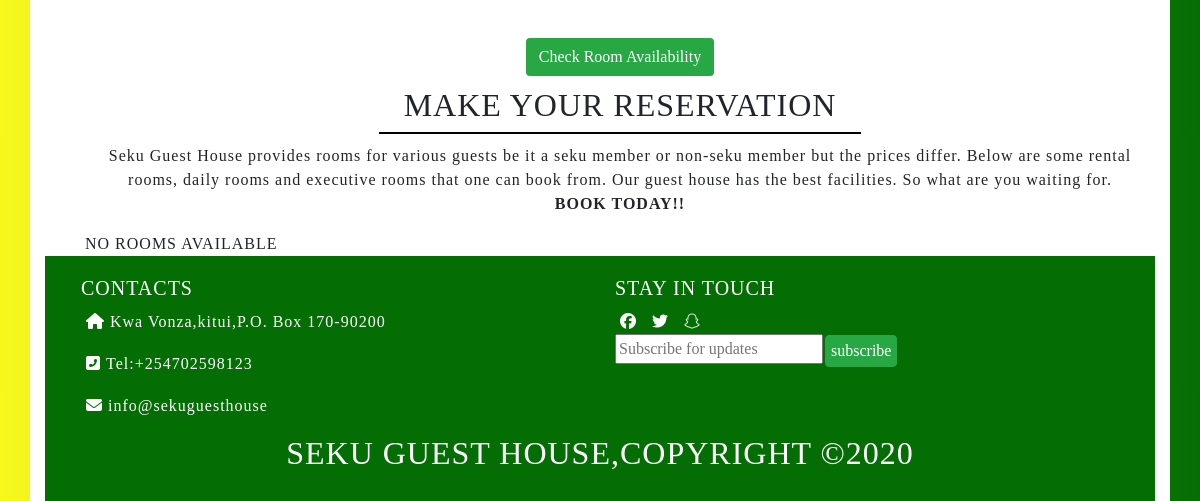
/Rooms.php (lower part), run on an earlier commit of the app's database.
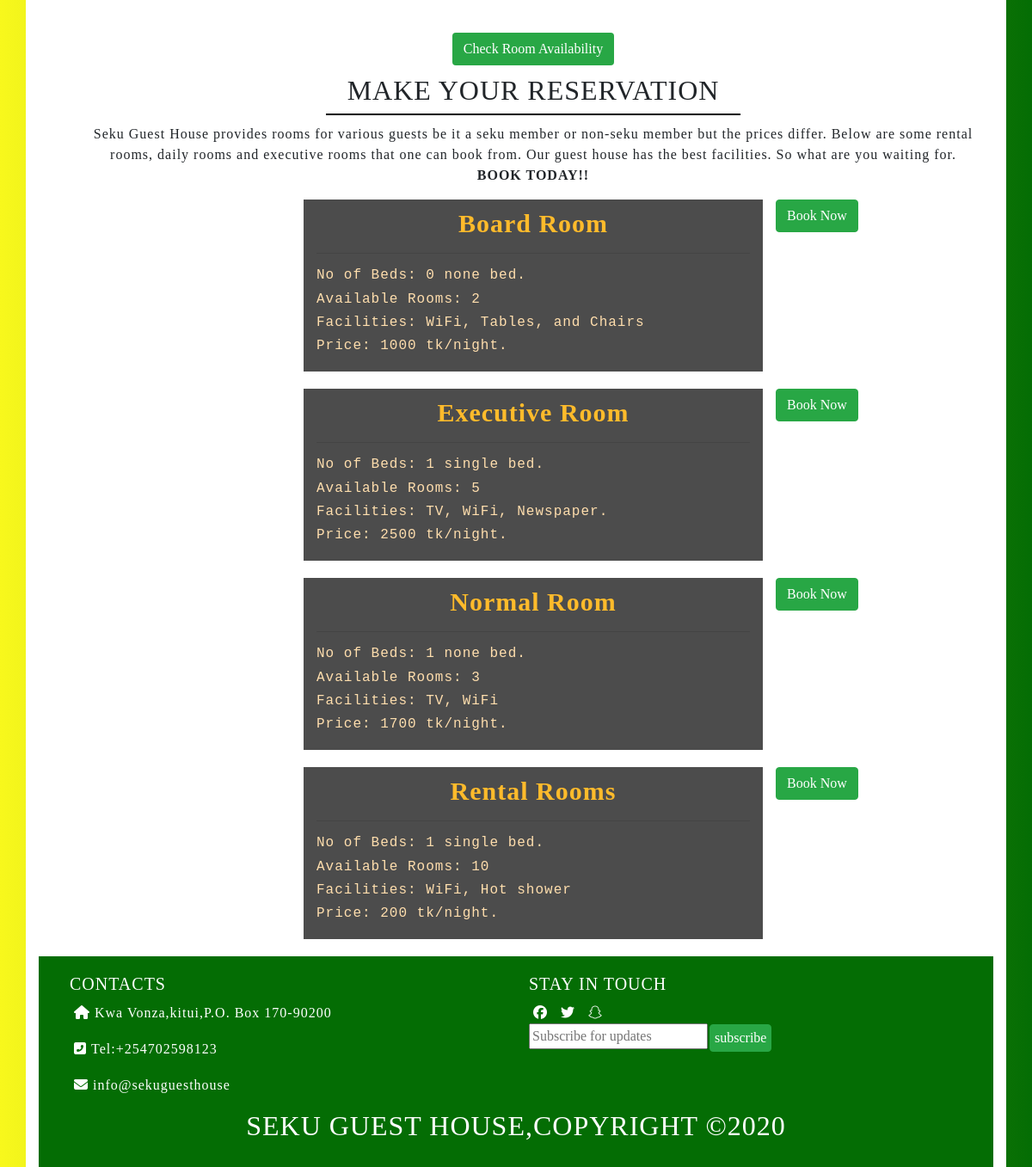
And on a later commit of the database.
### tables this page shows
CREATE TABLE `room_category` (
  `roomname` text NOT NULL,
  `room_qnty` int(11) NOT NULL,
  `available` int(11) NOT NULL,
  `booked` int(11) NOT NULL,
  `no_bed` int(11) NOT NULL,
  `bedtype` text NOT NULL,
  `facility` text NOT NULL,
  `price` float NOT NULL
);

### admin/includes/class.user.php (called while the page is built, shortened)
<?php
        class user
        {
            public function __construct()
            {
                $this->db=new mysqli('localhost','root','','seku_guest_house');
            }
        }
?>

### Rooms.php (the view, shortened to what this page needs)
<?php
    include_once 'admin/includes/class.user.php';
    $user=new User();
?>
<!DOCTYPE html>
<html lang="en">
    <head>
        <link rel="stylesheet" type="text/css" href="css/bootstrap.css">
        <link rel="stylesheet" href="https://cdnjs.cloudflare.com/ajax/libs/font-awesome/4.7.0/css/font-awesome.min.css">
        <link rel="stylesheet" type="text/css" href="css/rooms style.css">
        <link href="http://cdnjs.cloudflare.com/ajax/libs/font-awesome/4.3.0/css/font-awesome.css" rel="stylesheet"  type='text/css'>
    </head>
    <body>
        <div class="container bg-white">
            <div class="">
                <div class="wrap">
                    <div class="introduction">
                        <a href="reservation.php"><button class=" btn bg-success text-white  more-btn">Check Room Availability</button></a>
                        <div class="heading-2">
                            <h2>MAKE YOUR RESERVATION</h2>
                        </div>
                        <p>Seku Guest House provides rooms for various guests be it a seku member or non-seku member but the prices differ.
                        Below are some rental rooms, daily rooms and executive rooms that one can book from. Our guest house has the best facilities. So what are you waiting for.<br><strong>BOOK TODAY!!</strong></p>
                    </div>
        <?php
        $sql="SELECT * FROM room_category";
        $result = mysqli_query($user->db, $sql);
        if($result)
        {
            if(mysqli_num_rows($result) > 0)
            {
                while($row = mysqli_fetch_array($result))
                {
                    echo "
                            <div class='row'>
                            <div class='col-md-3'></div>
                            <div class='col-md-6 well'>
                                <h4>".$row['roomname']."</h4><hr>
                                <h6>No of Beds: ".$row['no_bed']." ".$row['bedtype']." bed.</h6>
                                <h6>Available Rooms: " . $row['available'] . "</h6>
                                <h6>Facilities: ".$row['facility']."</h6>
                                <h6>Price: ".$row['price']." tk/night.</h6>
                            </div>
                            <div class='col-md-3'>
                                <a href='./booknow.php?roomname=".$row['roomname']."'><button class='btn btn-success button'>Book Now</button> </a>
                            </div>
                            </div>
                         ";
                }
            }
            else
            {
                echo "NO ROOMS AVAILABLE";
            }
        }
        else
        {
            echo "Cannot connect to server".$result;
        }
        ?>
    </div>
            <footer>
                <div class="content justify-content-center">
                    <div class="row">
                        <div class="col-lg-6 col-md-6">
                            <h5>CONTACTS</h5>
                            <p><i class="fas fa-home"></i>Kwa Vonza,kitui,P.O. Box 170-90200</p>
                            <p><i class="fas fa-phone-square-alt"></i>Tel:+254702598123</p>
                            <p><i class="fas fa-envelope"></i>info@sekuguesthouse</p>
                        </div>
                        <div class=" inner col-lg-6 col-md-6">
                            <h5>STAY IN TOUCH</h5>
                            <i class="fab fa-facebook"></i>
                            <i class="fab fa-twitter"></i>
                            <i class="fab fa-snapchat"></i><br>
                            <input type="email" placeholder="Subscribe for updates"><button class="btn btn-success btn-footer">subscribe</button>
                        </div>
                    </div>
                </div>
                <h2>SEKU GUEST HOUSE,COPYRIGHT &copy;2020</h2>
            </footer>
        </div>
         </div>
    </body>
</html>

What changed in the data, as far as the page shows it:
added room_category: roomname "Board Room", no_bed "0", bedtype "none", available "2", facility "WiFi, Tables, and Chairs", price "1000"
added room_category: roomname "Executive Room", no_bed "1", bedtype "single", available "5", facility "TV, WiFi, Newspaper.", price "2500"
added room_category: roomname "Normal Room", no_bed "1", bedtype "none", available "3", facility "TV, WiFi", price "1700"
added room_category: roomname "Rental Rooms", no_bed "1", bedtype "single", available "10", facility "WiFi, Hot shower", price "200"
Also different on the page:
text no longer shown: "NO ROOMS AVAILABLE"
